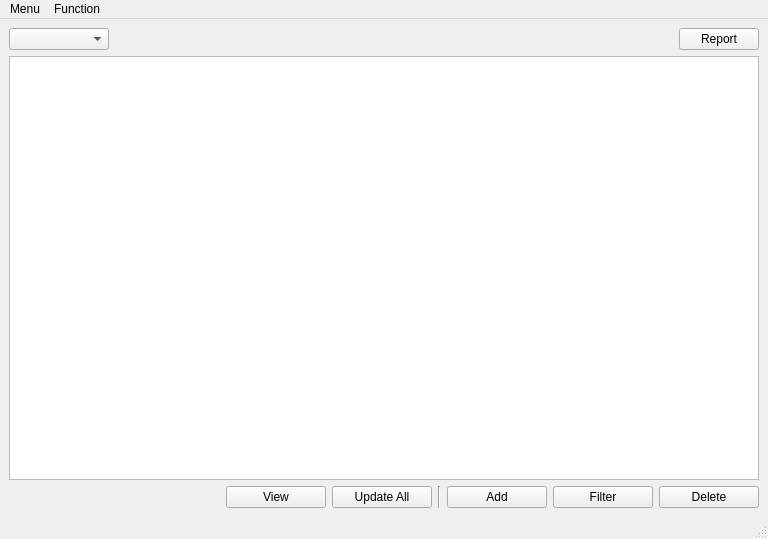
<?xml version="1.0" encoding="UTF-8"?>
<ui version="4.0">
 <class>MainWindow</class>
 <widget class="QMainWindow" name="MainWindow">
  <property name="geometry">
   <rect>
    <x>0</x>
    <y>0</y>
    <width>768</width>
    <height>539</height>
   </rect>
  </property>
  <property name="windowTitle">
   <string>MainWindow</string>
  </property>
  <widget class="QWidget" name="centralwidget">
   <layout class="QGridLayout" name="gridLayout">
    <item row="1" column="0" colspan="2">
     <widget class="QTableWidget" name="tableWidget_table">
      <property name="minimumSize">
       <size>
        <width>750</width>
        <height>0</height>
       </size>
      </property>
     </widget>
    </item>
    <item row="2" column="1">
     <layout class="QHBoxLayout" name="horizontalLayout">
      <item>
       <widget class="QPushButton" name="pushButton_view">
        <property name="minimumSize">
         <size>
          <width>100</width>
          <height>0</height>
         </size>
        </property>
        <property name="text">
         <string>View</string>
        </property>
       </widget>
      </item>
      <item>
       <widget class="QPushButton" name="pushButton_update">
        <property name="minimumSize">
         <size>
          <width>100</width>
          <height>0</height>
         </size>
        </property>
        <property name="text">
         <string>Update All</string>
        </property>
       </widget>
      </item>
      <item>
       <widget class="Line" name="line">
        <property name="orientation">
         <enum>Qt::Vertical</enum>
        </property>
       </widget>
      </item>
      <item>
       <widget class="QPushButton" name="pushButton_add">
        <property name="minimumSize">
         <size>
          <width>100</width>
          <height>0</height>
         </size>
        </property>
        <property name="text">
         <string>Add</string>
        </property>
       </widget>
      </item>
      <item>
       <widget class="QPushButton" name="pushButton_filter">
        <property name="minimumSize">
         <size>
          <width>100</width>
          <height>0</height>
         </size>
        </property>
        <property name="text">
         <string>Filter</string>
        </property>
       </widget>
      </item>
      <item>
       <widget class="QPushButton" name="pushButton_delete">
        <property name="minimumSize">
         <size>
          <width>100</width>
          <height>0</height>
         </size>
        </property>
        <property name="text">
         <string>Delete</string>
        </property>
       </widget>
      </item>
     </layout>
    </item>
    <item row="0" column="0" alignment="Qt::AlignLeft">
     <widget class="QComboBox" name="comboBox_tables">
      <property name="minimumSize">
       <size>
        <width>100</width>
        <height>0</height>
       </size>
      </property>
      <property name="maximumSize">
       <size>
        <width>200</width>
        <height>16777215</height>
       </size>
      </property>
      <property name="sizeAdjustPolicy">
       <enum>QComboBox::AdjustToContents</enum>
      </property>
     </widget>
    </item>
    <item row="0" column="1" alignment="Qt::AlignRight">
     <widget class="QPushButton" name="pushButton_report">
      <property name="minimumSize">
       <size>
        <width>50</width>
        <height>0</height>
       </size>
      </property>
      <property name="maximumSize">
       <size>
        <width>130</width>
        <height>16777215</height>
       </size>
      </property>
      <property name="text">
       <string>Report</string>
      </property>
     </widget>
    </item>
   </layout>
  </widget>
  <widget class="QMenuBar" name="menubar">
   <property name="geometry">
    <rect>
     <x>0</x>
     <y>0</y>
     <width>768</width>
     <height>22</height>
    </rect>
   </property>
   <widget class="QMenu" name="menu">
    <property name="title">
     <string>Menu</string>
    </property>
    <addaction name="action_about"/>
    <addaction name="action_instructions"/>
   </widget>
   <widget class="QMenu" name="menuFunction">
    <property name="title">
     <string>Function</string>
    </property>
    <addaction name="action_opendatabase"/>
   </widget>
   <addaction name="menu"/>
   <addaction name="menuFunction"/>
  </widget>
  <widget class="QStatusBar" name="statusbar"/>
  <action name="action_about">
   <property name="text">
    <string>About programm</string>
   </property>
  </action>
  <action name="action_instructions">
   <property name="text">
    <string>Instructions</string>
   </property>
  </action>
  <action name="action_opendatabase">
   <property name="text">
    <string>Open database</string>
   </property>
  </action>
 </widget>
 <resources/>
 <connections/>
</ui>
